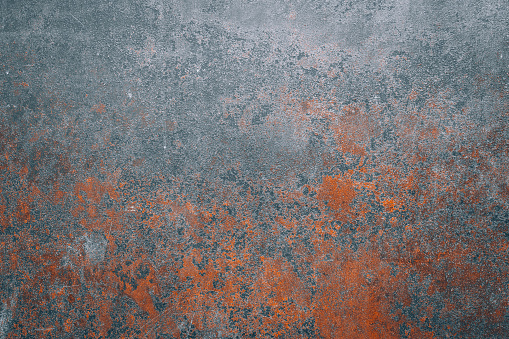
#> input picture data/test/picture1.jpg, 509 x 339 px, found by its file name; its folder holds 3 pictures in this run
$ python main.py   (older library calls are emulated)
#> lines starting #> are read from the running program, lines starting #| are printed output that depends on the picture; after the words box and inside, x2 and y2 are one past the last pixel; in counts of white or black regions, pixels touching at a corner belong together; pictures that were not available may be replaced by others from this repository, and a replacement may not be noted
### src/imageTools.py
# imageTools.py
# Ben Zager
# image processing functions for corrosion detection
# mostly wrappers around scikit-image and opencv
# used by color.py,texture.py,image.py,classifier.py
#


import os
import numpy as np
import scipy as sp
import matplotlib.pyplot as plt
import skimage
import cv2

from skimage import data,color

np.set_printoptions(precision=3,suppress=True)

plt.rcParams['image.interpolation'] = 'nearest'
plt.rcParams['figure.dpi'] = 100
plt.rcParams['axes.titlesize'] = 8


#############################################################
############################ I/O ############################
#############################################################

# loads rgb image from given directory
def load(name,directory=""):
	#return data.imread("../data/"+directory+"/"+name)
#> called with name = 'picture2.jpg', directory = 'train'
	return cv2.cvtColor(cv2.imread("C:\\Python\\Corrosion detection2\\corrosion-detection-master\\data\\test\\picture1.jpg"),cv2.COLOR_BGR2RGB)

# saves image to given directory as given name
def save(name,directory,img):
	path = "../data/"+directory+"/"+name
	skimage.io.imsave(path,img)

# loads image, scaling it to below max number of pixels
def loadScaled(name,directory="",maxsize=1000000):
	file = load(name,directory)
	return scaleDown(file,maxsize)

# scales an image down to below maxsize pixels
def scaleDown(img,maxsize):
#> called with maxsize = 1000000
	size = img[:,:,0].size
#> size = 172551

	if maxsize != None and size > maxsize:
		scale = np.sqrt(maxsize/float(size))
		rescaled = rescale(img,scale)
		return pad(rescaled)

	return pad(img)


# loads all images from a directory
# [10 lines left out: function loadAll, not called in this run]

#############################################################
################## UTILITIES/PREPROCESSING ##################
#############################################################

# returns tuple of image intensity limits
# should be either (0,1) or (0,255)
def dataRange(img):
	return skimage.util.dtype_limits(img)

# rescales image by a given size
def rescale(img,scale):
	scaled = skimage.transform.rescale(img,scale,mode='reflect',preserve_range=True)
	return scaled.astype(np.ubyte)

# pads an image with zeros s.t.
# each image dimension is evenly divisible by corresponding dimension
def pad(arr,req=(8,8)):
#> called with req = (8, 8)
	cur = np.asarray(arr.shape[0:2])
#> cur = [339, 509]
	req = np.asarray(req)
	over = np.mod(cur,req)
#> over = [3, 5]
	add = np.mod(req-over,req)
#> add = [5, 3]
	width = ((0,add[0]),(0,add[1]),(0,0))
#> width = ((0, 5), (0, 3), (0, 0))
	return np.pad(arr,tuple(width),'edge')
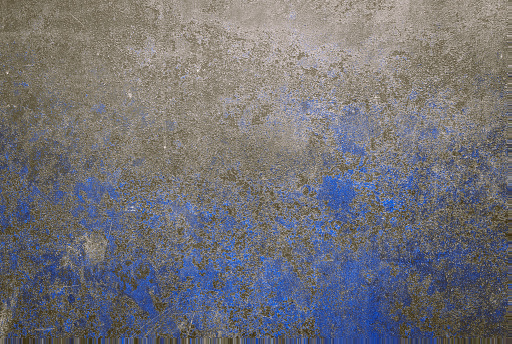
#> returned value: shape (344, 512, 3); mean of channels 0, 1, 2 118.7, 113.6, 114.3; drawn as B, G, R

# adjusts image intensities to enhance contrast
# [13 lines left out: functions equalize, equalizeAll, not called in this run]

# adds noise to image
# modes: gaussian,localvar,poisson,salt,pepper,s&p,speckle
def addNoise(img,mode="gaussian"):
	return toByte(skimage.util.random_noise(img,mode=mode))

# gets label from image
# assumes images are labeled with 0 or 1 as last character before file extension
# 0 -> non-corroded, 1 -> corroded
def getLabel(name):
	lab = name[-5]

	if lab == "1" or lab == "0":
		return int(lab)
	else:
		return None

# gets the label for a test image or training image
def getActual(group,name):
	if group == "pos":
		return 1
	elif group == "test":
		return getLabel(name)

########################################################
###################### CONVERSION ######################
########################################################

# convert rgb to hsv
# sk: float format -> H[0-1],S[0-1],V[0-1]
# cv2: integer format -> H[0-179],S[0-255],V[0-255]
def toHSV(rgb,form="sk"):
#> called with form = 'sk'
	if form == "sk":
		return skimage.util.img_as_float(cv2.cvtColor(rgb,cv2.COLOR_RGB2HSV))
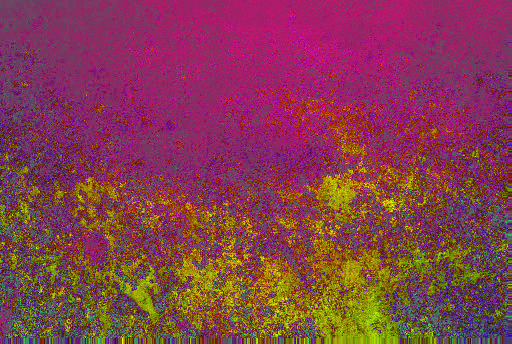
#> returned value: shape (344, 512, 3) float64; mean of channels 0, 1, 2 0.303, 0.243, 0.519; drawn as B, G, R
	elif form == "cv2":
		return cv2.cvtColor(rgb,cv2.COLOR_RGB2HSV)

# convert hsv to rgb
# [5 lines left out: function toRGB, not called in this run]

# convert rgb to lab
def toLab(rgb):
	return color.rgb2lab(rgb)

# convert rgb to yiq
def toYIQ(rgb):
	return color.rgb2ycbcr(rgb)

# convert rgb to ycbcr
def toYCbCr(rgb):
	return color.rgb2yiq(rgb)

# convert rgb to grayscale
def toGray(rgb,form=int):
	if form == int:
		return skimage.util.img_as_ubyte(color.rgb2gray(rgb))
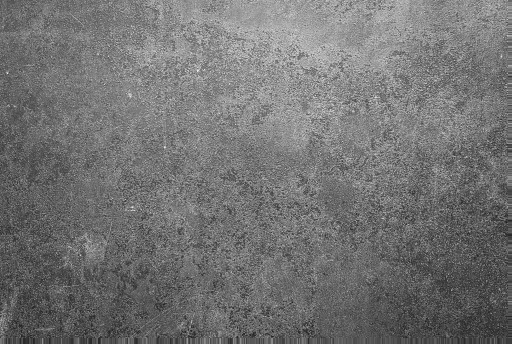
#> returned value: shape (344, 512); min 28, max 234, mean 114.7
	elif form == float:
		return color.rgb2gray(rgb)

# convert rgb to any of above color spaces
# [20 lines left out: functions convert, toByte, not called in this run]

# convert byte image to float image
# [0,255] -> [0,1]
def toFloat(img):
	return skimage.util.img_as_float(img)

# converts a (n_row,n_col,3) rgb mask to a (n_row,n_col) gray mask
def grayMask(mask):
	if mask.ndim == 2:
		return mask
	return mask[:,:,0]

# converts graymask to color mask
# [4 lines left out: function colorMask, not called in this run]

# returns a mask of all true, masking none of an image
def emptyMask(img):
	return np.ones(img.shape,dtype=bool)

# converts a list of floats to a string
# [4 lines left out: function list2str, not called in this run]

# splits an image into its components
def splitComp(img):
	return img[:,:,0],img[:,:,1],img[:,:,2]

# combines 3 components to form color image
def combComp(a,b,c):
	return np.stack([a,b,c])

# get grayscale and each component of image in given space
# [129 lines left out: functions get4Comps, getShape, getMesh, display, displayAll, displayFour and 3 more, not called in this run]


##########################################
################ BLOCKING ################
##########################################

# returns masked imaged from img and boolean mask
def getMasked(img,mask):
	masked = np.copy(img)

	if img.ndim == 3 and mask.ndim == 2:
		mask = colorMask(mask)
	elif img.ndim == 2 and mask.ndim == 3:
		mask = grayMask(mask)
	masked[np.logical_not(mask)] = 0
	return masked

# returns block of img of size d at given ind
def findBlock(img,ind,d):
	i,j = ind
	if len(img.shape) == 2:
		return img[i:i+d,j:j+d]
	else:
		return img[i:i+d,j:j+d,:]

# find all blocks of img of size d at given inds
# [18 lines left out: functions findBlocks, maskBlocks, not called in this run]

# gets all blocks
def getBlocks(img,d):
	blocks = []; ind = []
	for i in range(0,img.shape[0],d):
		for j in range(0,img.shape[1],d):
			block = findBlock(img,(i,j),d)
			blocks.append(block)
			ind.append((i,j))
	return blocks,ind

# gets blocks of size d at ind from a mask
def getBlockMask(mask,ind,d):
	i,j = ind
	return mask[i:i+d,j:j+d,:]

# get all block masks
# [5 lines left out: function getBlockMasks, not called in this run]

# labels segmented regions of image
def label(mask):
	return skimage.measure.label(mask.astype(int),connectivity=1,return_num=True)

# draws a block at given (i,j) index
# [33 lines left out: functions drawBlock, drawBlocks, drawBlockColorCoded, drawBlocksColorCoded, not called in this run]

# get the neighbors of a pixel
def getNeighbors(img,i,j,size):
	return img[i-size:i+size+1,j-size:j+size+1]


############################################################
######################## STATISTICS ########################
############################################################

# calculates histogram for 1D data
# also returns data for plotting
# [11 lines left out: functions hist, getStats, not called in this run]

# calculates 2d histogram of given components of image
def hist2d(img,mask,nbins=256,comps=(0,1)):
	comp1 = img[:,:,comps[0]]
	comp2 = img[:,:,comps[1]]
	x = comp1[grayMask(mask)]
	y = comp2[grayMask(mask)]

	return np.histogram2d(x,y,bins=nbins,range=[[0,1],[0,1]],normed=True)

# plots a given histogram
# center is array of bin centers
# width is bin width
# [22 lines left out: functions histPlot, fullHist, plotImgHist, not called in this run]


# histogram intersection metric [Swain et al.]
def intersect(h1,h2):
	minima = np.minimum(h1,h2)
	return np.true_divide(np.sum(minima),np.sum(h2))

# histogram correlation (Pearson correlation)
# covariance(h1,h2) / (std(h1)*std(h2))
# [15 lines left out: functions correlate, bhattacharyya, not called in this run]

# compares 2 histograms with all 3 methods
def compareHist(h1,h2):
	return [intersect(h1,h2),correlate(h1,h2),bhattacharyya(h1,h2)]

# returns 1 (corroded) or 0 (non-corroded) depending on histogram comparison
# methods = list of comparison methods to use (0,1,and/or 2)
# if 1 method is given, comparison must be greater than thresh
# if 2 methods are given
#	if condition = any, just 1 must be greater than thresh
# 	if condition = all, both must be greater than thresh
# if 3 methods are given, 2/3 must be greater than thresh
# [31 lines left out: functions compareThr, compareAll, normalize, not called in this run]

### src/image.py
# image.py
# Ben Zager
# Image class for corrosion classifier
#

import numpy as np
import matplotlib.pyplot as plt
import skimage
import cv2

from imageTools import *
from color import *
from texture import *


# loads an image or returns given image
def getImg(name,directory,maxsize,img):
	if img == None:
		return loadScaled(name,directory=directory,maxsize=maxsize)
	else:
		return img


class Image:

	def __init__(self,name,direc,group,maxsize=1000000,img=None):
		self.name = name # name of file
		self.group = group # pos or test
		self.rgb = getImg(name,direc,maxsize,img)
		self.hsv = toHSV(self.rgb,form="sk")
		self.gray = toGray(self.rgb)

		self.shape = self.gray.shape # (n,m)
#> self.shape = (344, 512)
		self.size = self.gray.size # n*m

		self.mask = None   # mask for non-red pixels in color format (n,m,3)
		self.gmask = None  # mask for non-red pixels in gray format (n,m)
		self.masked = None # masked rgb image
		self.redBlocks = [] # blocks containing a given proportion of red pixels
		self.redInds = [] # i,j indices of red blocks

		self.hsHist = None # hue,saturation histogram
		self.hsBins = []   # [xedges,yedges]
		self.hsComp = None # comparison with template histogram

		self.edges = None # edge image from canny edge detection
		self.edgeness = None # array of edge densities for each block
		self.edgeHist = None # histogram of edge densities
		self.edgeShape = []  # center and width for plotting edge density hist
		self.edgeComp = None # comparison of edge density hist with template

		self.edgeMap = None # image with blocks color coded by edge density

		#self.cstats = []
		#self.tstats = []
		#self.features = [] # feature vector

		self.label = 1 # label 1=rusted, 0=non-rusted
		self.actual = getActual(group,name)

		self.title = "" # descriptive label for plotting

	# reinitialize image
	# [6 lines left out: function reInit, not called in this run]


###########################################################
########################## COLOR ##########################
###########################################################

	# initialize color mask, gray mask, and masked rgb image
	def setRed(self,minPix=64):
		self.mask = getRed(self.rgb,minPix=minPix)
		self.gmask = grayMask(self.mask)
		self.masked = getMasked(self.rgb,self.mask)

	# initialize red blocks
	def setRedBlocks(self,d,blockThr):
		self.redBlocks,self.redInds = getRedBlocks(self.rgb,self.mask,d,blockThr)

	# calculates 2d histogram in HS space
	def setHSHist(self,nbins=(45,64)):
		self.hsHist,xedges,yedges = hist2d(self.hsv,self.mask,nbins=nbins)
		self.hsBins.append(xedges); self.hsBins.append(yedges)

	# initialize color features
	def initColor(self,d=8,blockThr=0.9,minPix=64,nbins=(45,64)):
		self.setRed(minPix=minPix)
		self.setRedBlocks(d,blockThr)
		self.setHSHist(nbins=nbins)

	# compare HS hist to given hist
	def compareHSHist(self,hist):
		if self.hsHist.all() != None and hist.all() != None:
			self.hsComp = compareHist(self.hsHist,hist)

	"""
	# first 4 moments of hue and saturation
	# 8 features
	def setColorStats(self):
		h,s,v = splitComp(self.hsv)
		hue = h[self.gmask]; sat = s[self.gmask]
		self.cstats = getStats(hue)+getStats(sat)
	"""

###########################################################
######################### TEXTURE #########################
###########################################################

	# initialize edge features
	# locate edges, calculate edge densities, build edge hist
	# [22 lines left out: functions setEdges, compareEdgeHist, setEdgeMap, not called in this run]

	# initialize texture features
	def initTexture(self,d=8,nbins=32,sig=0.1):
		self.setEdges(nbins=nbins,sig=sig)
		self.setEdgeMap()

		#if self.label: self.setTextureStats()
		#else: self.tstats = [np.nan for i in range(8)]
	"""
	#
	def setTextureStats(self):
		self.tstats = textureStats(self.rgb,self.gray,self.mask,self.gmask,self.redBlocks,self.redInds)
	"""

###########################################################
######################### DISPLAY #########################
###########################################################

	# returns random list of redBlocks
	# [40 lines left out: functions randBlocks, setTitle, getStacked, histDisplay, not called in this run]


###########################################################
###################### CLASSIFICATION #####################
###########################################################
	"""
	#
	def setFeatures(self):
		self.features = np.asarray(self.cstats+self.tstats)
	"""

	# determines if image is correctly classified
	# [4 lines left out: function isCorrect, not called in this run]

### src/color.py
# color.py
# Ben Zager
# Functions for color feature extraction


import numpy as np
import skimage
import cv2
import matplotlib.pyplot as plt

from imageTools import *
from skimage import morphology


np.set_printoptions(precision=3,suppress=True)

plt.rcParams['image.interpolation'] = 'nearest'
plt.rcParams['figure.dpi'] = 100
plt.rcParams['axes.titlesize'] = 8

######################################################
################ RED PIXEL EXTRACTION ################
######################################################

# defines range of HSV space to extract red pixels
def redRange():
	#lr = np.array([0,50,50]) # original
	#ur = np.array([11,255,255])

	lr = np.array([2,60,75]) # lower H,S,V
	ur = np.array([12,250,250]) # upper H,S,V

	return lr,ur

# masks pixels of img outside redRange
def redMask(img):
	hsv = toHSV(img,form="cv2")
	lower_red,upper_red = redRange()

	return cv2.inRange(hsv,lower_red,upper_red)

# Counts number of pixels left after masking those outside redRange
# returns true if proportion of remaining pixels > thresh
# otherwise returns false
# [Petricca et al.]
# [8 lines left out: function redFilter, not called in this run]

# gets list of blocks containing at least blockThr proportion of red pixels
# also gets corresponding indices from original image of top left pixel of blocks
def getRedBlocks(img,mask,d,blockThr,useMasked=False):
	redBlocks = []; redInds = []

	if useMasked:
		blocks,inds = getBlocks(getMasked(img,mask),d)
	else:
		blocks,inds = getBlocks(img,d)

	for i in range(len(blocks)):
		bmask = getBlockMask(mask,inds[i],d)
		prop = np.sum(bmask[:,:,0]) / d**2

		if prop > blockThr and bmask.shape[:2] == (d,d):
			redBlocks.append(blocks[i])
			redInds.append(inds[i])

	return redBlocks,redInds

# cleans mask by removing isolated masked or unmasked regions with < minPix pixels
# followed by morphological closing using disk structuring element of given radius
def cleanMask(mask,minPix,radius=4):
	mask = morphology.remove_small_objects(label(mask)[0],min_size=minPix)
	mask = morphology.remove_small_holes(label(mask)[0],area_threshold=minPix)

	selem = morphology.disk(radius)
	mask = morphology.binary_closing(mask,selem=selem)

	return mask

# gets mask for non-red pixels in image
# uses color image format (n,m,3)
def getRed(img,minPix=64,clean=True):
	mask = redMask(img)
	if clean: mask = cleanMask(mask,minPix)

	return np.stack([mask,mask,mask],axis=-1).astype(bool)

# converts HSV format from float to byte, or vice versa
# [98 lines left out: functions convertHSVType, colorStats, hsStats, plotImgHist2d, plotBounds, histPlot2d and 1 more, not called in this run]


### src/classifier.py
# classifier.py
# Ben Zager
# Classifier class for corrosion classifier
#

import os

from imageTools import *
from color import *
from texture import *
from image import *

#from sklearn import svm,neighbors,decomposition,preprocessing

# load image from given directory
def loadImgs(directory,group,maxsize=1000000):
		files = []
		for fname in os.listdir("../data/"+directory):
			if fname==".DS_Store":
				continue
			files.append(Image(fname,directory,group,maxsize=maxsize))
			print(fname)

		return files

# rescales all given images
# [17 lines left out: functions rescaleAll, initImgs, not called in this run]

# initializes Image objects from list of raw images or load files
def getImgs(directory,group,maxsize,imgs):
	if imgs == None:
		return loadImgs(directory,group,maxsize=maxsize)
	else:
		return initImgs(imgs,group,directory)


class Classifier:

	def __init__(self,directories,maxsize=1000000,pos=None,test=None):

		self.directories = directories # {"pos":pos_dir,"test":test_dir}
		self.maxsize = maxsize
		self.pos = getImgs(directories["pos"],"pos",maxsize,pos)
		self.test = getImgs(directories["test"],"test",maxsize,test)

		self.posHSHist = None
		self.posEdgeHist = None

		self.confusion = None
		self.testLabels = np.ones(len(self.test))
		#self.trainLabels = np.concatenate((np.ones(len(self.pos)),np.zeros(len(self.neg))))

		#self.trainFeatures = None
		#self.testFeatures = None

	#
	# [4 lines left out: function resetLabels, not called in this run]

	#
	def setLabel(self,i,label):
		self.testLabels[i] = label
		self.test[i].label = label

	# sets the blocks for each image using given size and blockThr
	def setBlocks(self,d,blockThr):
		for im in self.pos: im.setRedBlocks(d,blockThr)
		for im in self.test: im.setRedBlocks(d,blockThr)

	# initializes color features for all images
	def initColor(self,d=8,blockThr=0.9,minPix=64,nbins=(45,64)):
#> called with d = 8, blockThr = 0.9, minPix = 64, nbins = (180, 256)
		for im in self.pos: im.initColor(d=d,blockThr=blockThr,minPix=minPix,nbins=nbins)
#> this loop made 1 pass
#> pass 1, in getRed, `mask = redMask(img)`:
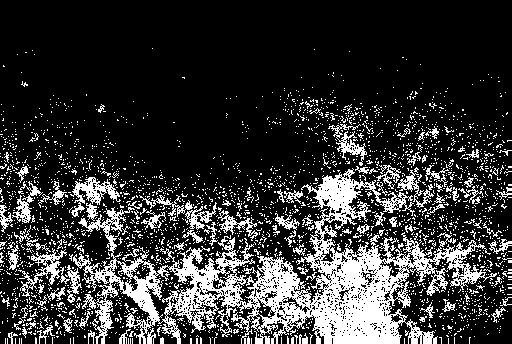
#> mask: shape (344, 512); 21.1% white; 2693 white regions (2588 under 20 px), largest, box (x1, y1, x2, y2) and area: (73, 168, 497, 344) 21588, (70, 177, 121, 217) 682, (18, 248, 70, 297) 650
#> pass 1, in cleanMask, `mask = morphology.remove_small_objects(label(mask)[0],min_size=minPix)`:
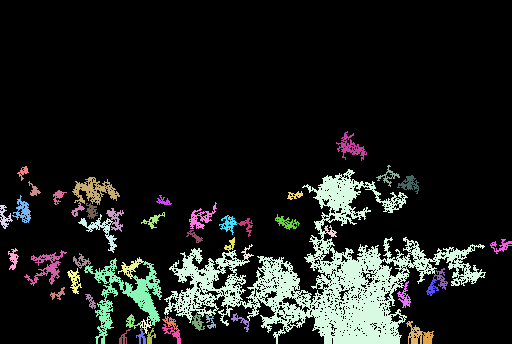
#> mask: shape (344, 512) int64; 50 distinct labels, from 0 to 4488; one colour per label, 0 black
#> pass 1, in cleanMask, `mask = morphology.remove_small_holes(label(mask)[0],area_threshold=min..`:
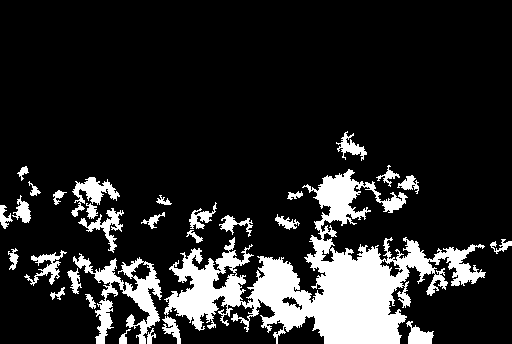
#> mask: shape (344, 512) bool; 15.4% white; 30 white regions, largest, box (x1, y1, x2, y2) and area: (164, 169, 486, 344) 18785, (73, 253, 162, 344) 2618, (71, 177, 120, 217) 737
		for im in self.test: im.initColor(d=d,blockThr=blockThr,minPix=minPix,nbins=nbins)

	# initializes texture features for all images
	def initTexture(self,d=8,nbins=32,sig=0.1):
		for im in self.pos: im.initTexture(d=d,nbins=nbins,sig=sig)
		for im in self.test: im.initTexture(d=d,nbins=nbins,sig=sig)

	# sets HS histogram template from training images
	def setPosHSHist(self):
		hists = np.asarray([im.hsHist for im in self.pos])
		self.posHSHist = np.mean(hists,axis=0)

	# sets edge density template from training image
	def setPosEdgeHist(self):
		hists = np.asarray([im.edgeHist for im in self.pos])
		self.posEdgeHist = np.mean(hists,axis=0)

	# compares all test image HS histograms to template
	# [37 lines left out: functions compareHSHists, compareEdgeHists, preclassify, postclassify, setHSHists, not called in this run]

	# runs full classifier using given thresholds
	def run(self,d=8,blockThr=0.9,hsThr=0.2,edgeThr=0.2,minPix=64,sig=0.1,HSBins=(45,64),edgeBins=32,premethods=[2],postmethods=[2]):
		print("    Color...")
		self.initColor(d=d,blockThr=blockThr,minPix=minPix,nbins=HSBins)
		self.compareHSHists()
		self.preclassify(hsThr=hsThr,methods=premethods)
		print("    Texture...")
		self.initTexture(d=d,sig=sig,nbins=edgeBins)
		self.compareEdgeHists()
		self.postclassify(edgeThr=edgeThr,methods=postmethods)
		self.setTitles()


	# calculates confusion matrix
	# t/f = true/false, p/n = positive/negative
	# [14 lines left out: function setConfMatrix, not called in this run]

	# correct / total
	def accuracy(self):
		correct = self.confusion[0,0] + self.confusion[1,1]
		return correct / np.sum(self.confusion)

	# TP / NP
	# [16 lines left out: functions sensitivity, FPR, specificity, not called in this run]

	"""
	def setFeatures(self):
		for i in range(len(self.pos)): self.pos[i].setFeatures()
		for i in range(len(self.test)): self.test[i].setFeatures()

	#
	def prepFeatures(self):
		feats = []
		for i in range(len(self.pos)):
			if self.pos[i].label: feats.append(self.pos[i].features)
		for i in range(len(self.test)):
			if self.test[i].label: feats.append(self.test[i].features)

		features = normalize(np.asarray(feats))
		self.trainFeatures = features[:len(self.pos+self.neg),:]
		self.testFeatures = features[len(self.pos+self.neg):,:]

	#
	def train(self,C=1.0):
		self.svm.C = C
		self.svm.fit(self.trainFeatures,self.trainLabels)

	#
	def predict(self):
		for i in range(len(self.test)):
			if self.testLabels[i]:
				self.testLabels[i] = self.svm.predict(self.testFeatures[i])
	"""

######################################################
################## PLOTTING/DISPLAY ##################
######################################################

	# gets list of all blocks from every image in given group
	# [39 lines left out: functions getAllBlocks, getFalse, getPosTest, getNegTest, not called in this run]


	#
	def setTitles(self):
		for i in range(len(self.pos)): self.pos[i].setTitle()
		for i in range(len(self.test)): self.test[i].setTitle()

	#
	# [21 lines left out: functions getGroup, displayAll, displayMasked, not called in this run]

### src/main.py
# main.py
# Ben Zager
# runs corrosion detection classifier

import sys
import warnings

from imageTools import *
from image import Image
from classifier import Classifier

warnings.simplefilter('ignore')


def getInput():
	if len(sys.argv) >= 2:
		testDir = sys.argv[1]
	else:
		testDir = "test"

	if len(sys.argv) >= 3:
		hsThr = sys.argv[2]
		edgeThr = sys.argv[3]
	else:
		hsThr = 0.18
		edgeThr = 0.2

	return testDir,hsThr,edgeThr

# writes results to text file
# lists file names of images classified as corroded
def writeResults(clf):
	res = open("../results/results_"+testDir+".txt","w+")
	for im in clf.test:
                if im.label == 1 and im.name != "bluepicture.JPG":
                                res.write(im.name+"\n")
	res.close()


if __name__=="__main__":
	trainDir = "train"
	testDir,hsThr,edgeThr = getInput()

	blockThr = 0.9
	sig = 0.1
	HSBins = (180,256)
	directories = {"pos":trainDir,"test":testDir}

	print("Initializing classifier...")
	clf = Classifier(directories)
	print("Running classifier...")
#> (the run stopped early here; a loop or call above may not have finished)
